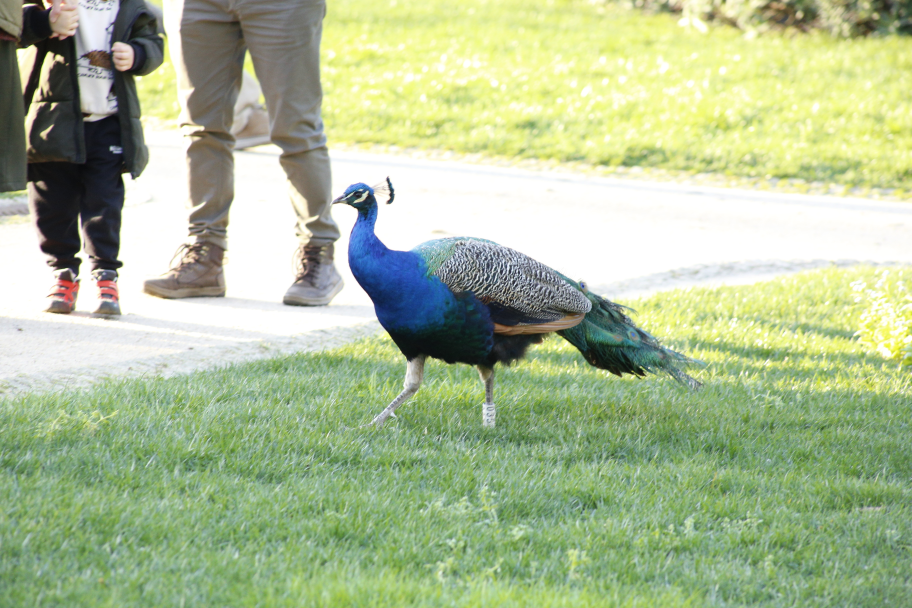
#> input picture 1/test_image.jpg, 2736 x 1824 px (shown at 1/3 size)
$ jupyter execute --allow-errors zajecia.ipynb
#> lines starting #> are read from the running program, lines starting #| are printed output that depends on the picture
# Wprowadzenie do Numpy, Pandas, Matplotlib, Seaborn

Organizator: Koło naukowe BioMedicalAI

[cell 1]
# Kod pomocniczy
import traceback

def pprint(*args):
    stack = traceback.extract_stack(limit=2)
    current = stack[-1]
    prev = stack[-2]
    f_name = current.name
    line = prev.line
    if line.startswith(f"{f_name}("):
        line = line[len(f"{f_name}("):]
    if line.endswith(")"):
        line = line[:-1]
    print(line)
    print(",".join([repr(arg) for arg in args]))
    print()

## NumPy

NumPy jest biblioteką do pracy z macierzami danych (głównie liczbowych). Pozwala na optymalizację pracy z skalarami, wektorami, macierzami oraz tensorami poprzez rozbudowany zestaw operatorów matematycznych/logicznych/statystycznych wymaganych do ich przetwarzania.

### Czym jest skalar, wektor, macierz, tensor?
* Skalar to liczba, która może przyjmować wartości ujemne lub dodatnie.
* Wektor to tablica jednowymiarowa zawierająca N wartości liczbowych (N).
* Macierz to tablica liczb w postaci dwuwymiarowej (MxN).
* Tensor to uogólniająca struktura danych pozwalająca na przechowywanie danych o dowolnej liczbie wymiarów, zaczynając od 0-wymiarów czyli skalara, przez wektor, macierz po N-wymiarową tablicę liczb.

## Użycie

[cell 2]
import numpy as np

### Tworzenie macierzy

[cell 3]
# Z listy
pprint(np.array([[1, 2, 3], [4, 5, 6]]))

[cell 4]
# Na podstawie kształtu
pprint(np.zeros((2, 3)))
pprint(np.ones((2, 3)))
pprint(np.eye(3))
pprint(np.zeros_like(np.eye(4)))
pprint(np.ones_like(np.eye(2)))

[cell 5]
# Na podstawie zakresu
pprint(np.arange(0, 10, 2))
pprint(np.linspace(0, 10, 6))

[cell 6]
# Wykorzystując losowe dane
pprint(np.random.normal(size=(3, 3)))
pprint(np.random.uniform(size=(3, 3)))
pprint(np.random.binomial(1, 0.2, size=(3, 3)))

### Zapisywanie i odczytywanie danych

[cell 7]
# Pojedynczy tensor bez kompresji
np.save("ones.npy", np.ones((1, 1)), allow_pickle=False)
print(np.load("ones.npy"))

# Kilka tensorów bez kompresji (ZIP file)
np.savez('zeros_and_ones.npz', np.zeros((1, 1)), ones=np.ones((1, 1)))
print(np.load('zeros_and_ones.npz'))
print(np.load('zeros_and_ones.npz')["arr_0"])
print(np.load('zeros_and_ones.npz')["ones"])

# Kilka tensorów z kompresją (ZIP file)
np.savez_compressed('zeros_and_ones_compressed.npz', np.zeros((1, 1)), ones=np.ones((1, 1)))
print(np.load('zeros_and_ones_compressed.npz'))
print(np.load('zeros_and_ones_compressed.npz')["arr_0"])
print(np.load('zeros_and_ones_compressed.npz')["ones"])

[cell 8]
import os
#> (the rest of this cell did not finish here and is left out)

### Operacje na tensorach

[cell 9]
# Wymiary tensora
pprint(np.ones((3, 3)).shape)

[cell 10]
# Typ danych tensora
pprint(np.ones((3, 3)).dtype)

# Zmiana typu danych
pprint(np.ones((3, 3)).astype(np.float16))

[cell 11]
# Operacje ze skalarami
matrix = np.eye(3)
scalar = 3
pprint(matrix + scalar)

[cell 12]
# Operacje z wektorami
matrix = np.eye(3)
vector = np.arange(0, 3) * 4
pprint(matrix + vector)
pprint(matrix * vector)

[cell 13]
# Operacje z tensorami
matrix_a = np.ones((2, 4))
matrix_b = np.ones((2, 4)) * 3
pprint(matrix_a + matrix_b)
print("np.multiply(matrix_a, matrix_b)")
pprint(matrix_a * matrix_b)

# Transponowanie macierzy
pprint(matrix_b.T, matrix_b.shape, matrix_b.T.shape)


# Mnożenie macierzy
print("np.dot(matrix_a, matrix_b.T)")
pprint(matrix_a @ matrix_b.T)

[cell 14]
# Spłaszczanie tensora
pprint(np.eye(3).ravel())

# Składanie tensora
pprint(np.reshape(np.arange(9), (1, 1, 3, 3)))

[cell 15]
#  Dostęp do elementu
a = np.reshape(np.arange(9), (3, 3))
pprint(a)
pprint(a[1, 2])
pprint(a[2])
pprint(a[2, 1:3])
pprint(a[:, 2])

[cell 16]
# Zmiana elementu
a = np.reshape(np.arange(9), (3, 3))
pprint(a)

a[1,1] = 70
pprint(a)

sub_a = a[1:3, :]
sub_a[1, 2] = 40
pprint(sub_a)
pprint(a)

### Operacje matematyczne

[cell 17]
# Funkcje trygonometryczne
pprint(np.sin(np.pi * np.arange(0, 5, 1/2)))
pprint(np.cos(np.pi * np.arange(0, 5, 1/2)))

# Eksponenta
pprint(np.exp(np.arange(0, 5, 1/2)))

### Funkcje statystyczne

[cell 18]
pprint(np.mean(np.arange(10)))
pprint(np.max(np.arange(10)))
pprint(np.min(np.arange(10)))

[cell 19]
# Wykorzystanie axis
a = np.random.normal(size=(3, 3))
pprint(a)
pprint(np.max(a, axis=0))
pprint(np.max(a, axis=1))
pprint(np.max(np.reshape(a, (1, 3, 3)), axis=0))

### Łączenie tensorów

[cell 20]
# hstack - konkatynacja w poziomie
# vstack - konkatynacja w pionie
# stack - konkatynacja w nowym wymiarze

a = np.zeros((2, 4))
b = np.ones((2, 4))
c = np.random.normal(size=(2))
d = np.random.normal(size=(4))

pprint(a)
pprint(b)
pprint(c)
pprint(d)

# Łączenie dwóch macierzy
pprint(np.hstack([a, b]))
pprint(np.vstack([a, b]))
pprint(np.stack([a, b]), np.stack([a, b]).shape)

# Łączenie macierzy i wektora
pprint(c[:, None].shape)
pprint(np.hstack([a, c[:, None]]))
pprint(np.vstack([a, d[None, :]]))

# Generyczny operator konkatynacji
pprint(np.concatenate([a, b]))
pprint(np.concatenate([a, b], axis=1))
pprint(np.concatenate([a, c[:, None]], axis=1))
pprint(np.concatenate([a, d[None, :]], axis=0))

# Matplotlib
Biblioteka do rysowania wykresów.

[cell 21]
import matplotlib.pyplot as plt

[cell 22]
# Prosty przykład wyrysowania przebiegu funkcji sinus
plt.plot(np.sin(np.linspace(0, 10, 10)))
#> figure, not shown here; curve peaks at x = 7, y = 0.997

[cell 23]
# Kilka serii danych na jednym wykresie
plt.plot(np.sin(np.linspace(0, 10, 20)))
plt.plot(np.cos(np.linspace(0, 10, 20)))
#> figure, not shown here; curve peaks at x = 3, y = 1; curve peaks at x = 0, y = 1

[cell 24]
# Dodanie opisów osi
fig, ax = plt.subplots()
ax.plot(np.sin(np.linspace(0, 10, 20)))
ax.set_xlabel('Oś X')
ax.set_ylabel('OS Y')
ax.set_title('Funkcja sin')
#> figure, not shown here; curve peaks at x = 3, y = 1

[cell 25]
# Zapisanie wykresu
fig, ax = plt.subplots()
ax.plot(np.sin(np.linspace(0, 10, 20)))
ax.plot(np.cos(np.linspace(0, 10, 20)))
ax.set_xlabel('Oś X')
ax.set_ylabel('OS Y')
ax.set_title('Funkcje sin i cos')
fig.savefig("figure.png")
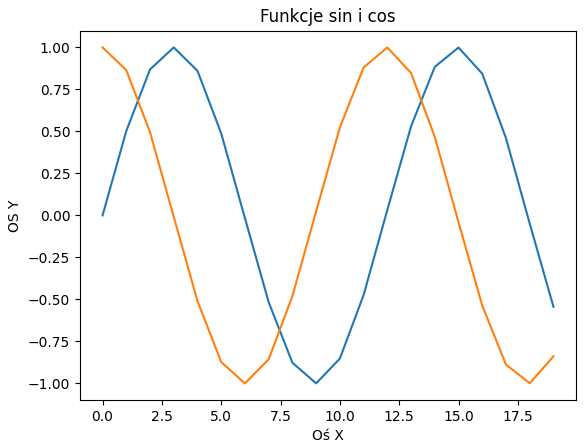
#> figure drawn by matplotlib, 1 panel; curve peaks at x = 3, y = 1; curve peaks at x = 0, y = 1

[cell 26]
# Siatka wykresów
fig, ax = plt.subplots(2,2)
sin = np.sin(np.linspace(0, 10, 20))
cos = np.cos(np.linspace(0, 10, 20))
ax[0, 0].plot(sin)
ax[0, 1].plot(sin)
ax[0, 1].plot(cos)
ax[1, 0].plot(cos)
ax[1, 0].plot(sin)
ax[1, 1].plot(cos)
#> figure, not shown here; panel 1: curve peaks at x = 3, y = 1; panel 2: curve peaks at x = 3, y = 1; panel 2: curve peaks at x = 0, y = 1; panel 3: curve peaks at x = 0, y = 1

[cell 27]
# Wykres z prawidłową skalą osi x
plt.plot(np.linspace(0, 10, 20), np.sin(np.linspace(0, 10, 20)))
#> figure, not shown here; curve peaks at x = 1.58, y = 1

[cell 28]
# Scatter plot
plt.plot(np.linspace(0, 10, 20), np.sin(np.linspace(0, 10, 20)), "o")
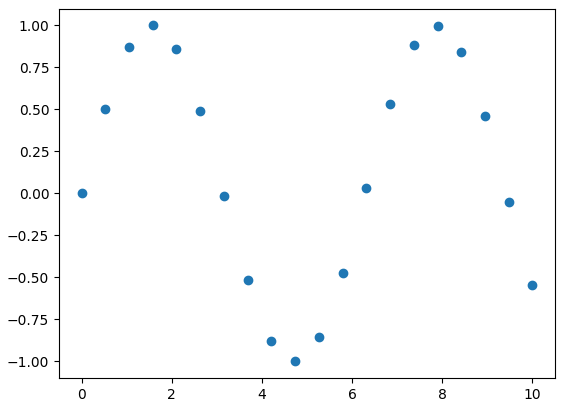
#> figure drawn by matplotlib, 1 panel; curve peaks at x = 1.58, y = 1

[cell 29]
# Histogram
plt.hist(np.sin(np.linspace(0, 10, 20)))
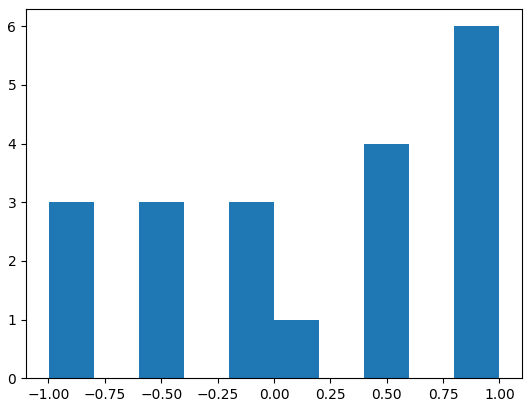
#> figure drawn by matplotlib, 1 panel; tallest bar 6 high, from x = 0.8 to 1

[cell 30]
# Płaszczyzna
xindices, yindices = np.meshgrid(np.arange(40), np.arange(40))
plane = np.sin(xindices) + yindices
plt.imshow(plane)
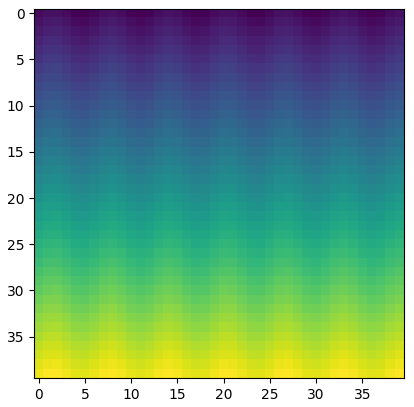
#> figure drawn by matplotlib, 1 panel

[cell 31]
# Colormapa
xindices, yindices = np.meshgrid(np.arange(400), np.arange(400))
plane = np.sin(xindices / 40) + yindices / 40
plt.imshow(plane, cmap="Reds")
plt.imsave("reds.png", plane, cmap="Reds")
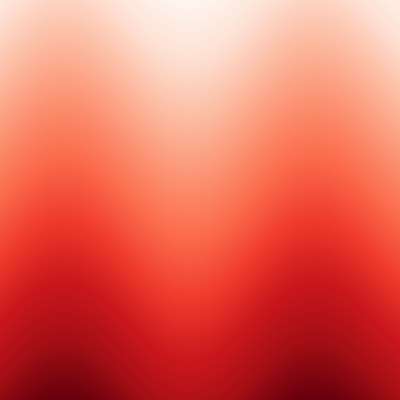
#> saved as reds.png: shape (400, 400, 3); mean R, G, B 227.8, 103.8, 88.7
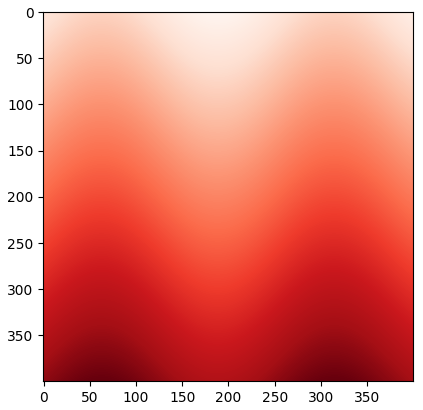
#> figure drawn by matplotlib, 1 panel

[cell 32]
import cv2 as cv

[cell 33]
img = cv.imread("test_image.jpg")
#> img is the input picture: shape (1824, 2736, 3); mean B, G, R 149.8, 188.6, 173
#> (the rest of this cell did not finish here and is left out)

[cell 34]
# OpenCV otwiera obrazy w formacie BGR
img_correct = cv.cvtColor(img, cv.COLOR_BGR2RGB)
plt.imshow(img_correct)

[cell 35]
plt.imshow(img_correct[:, :, 0], cmap="grey")
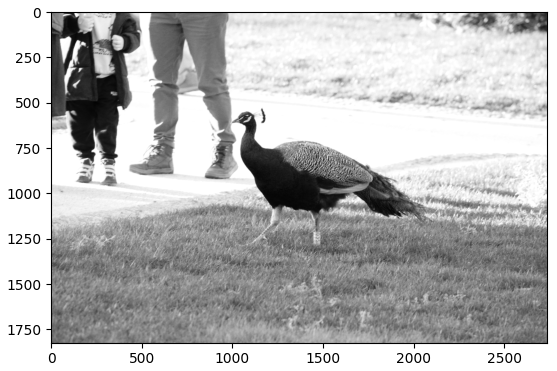
#> figure drawn by matplotlib, 1 panel

[cell 36]
np.max(img_correct, axis=1).shape
#> Out = (1824, 3)

[cell 37]
plt.imshow(np.max(img_correct, axis=2), cmap='grey')
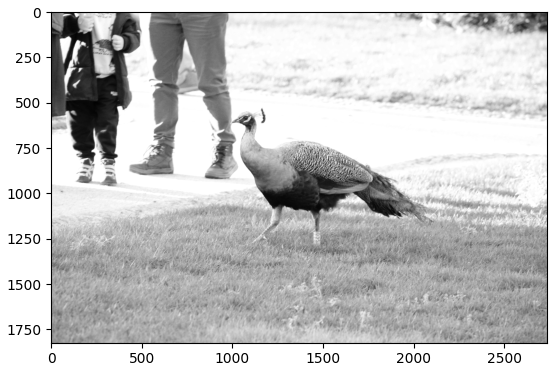
#> figure drawn by matplotlib, 1 panel

[cell 38]
plt.imshow(np.mean(img_correct, axis=2), cmap='grey')
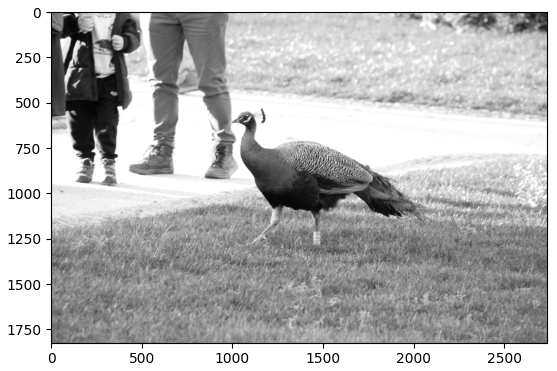
#> figure drawn by matplotlib, 1 panel

[cell 39]
fig, ax = plt.subplots(2, 2)
ax[0, 0].imshow(img_correct[:, :, 0], cmap='grey')
ax[0, 1].imshow(img_correct[:, :, 1], cmap='grey')
ax[1, 0].imshow(img_correct[:, :, 2], cmap='grey')
ax[1, 1].imshow(img_correct)
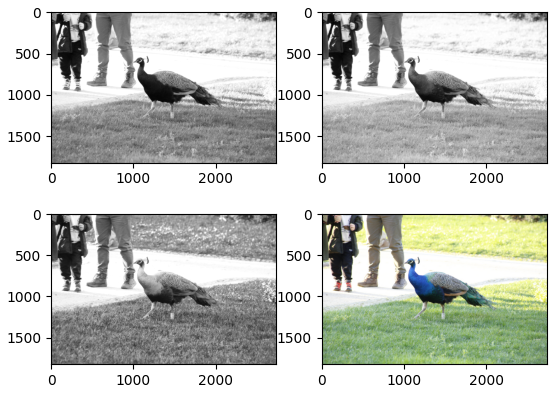
#> figure drawn by matplotlib, 4 panels
